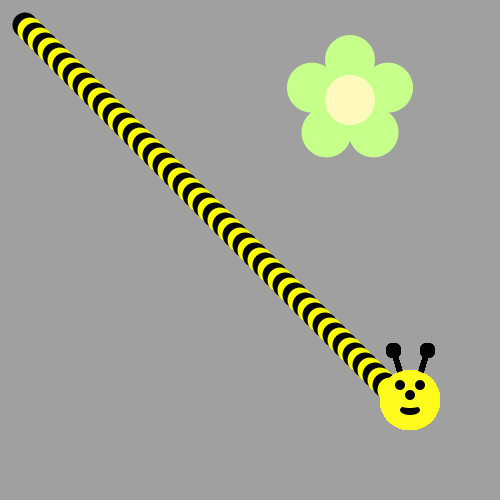
Frame 1 (no input)
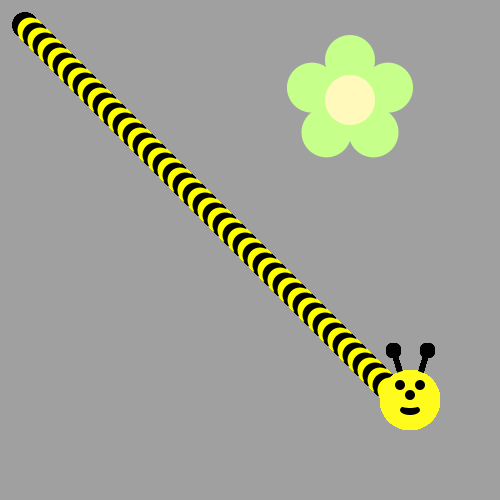
Frame 60 (the mouse pressed at the canvas centre just before this capture)
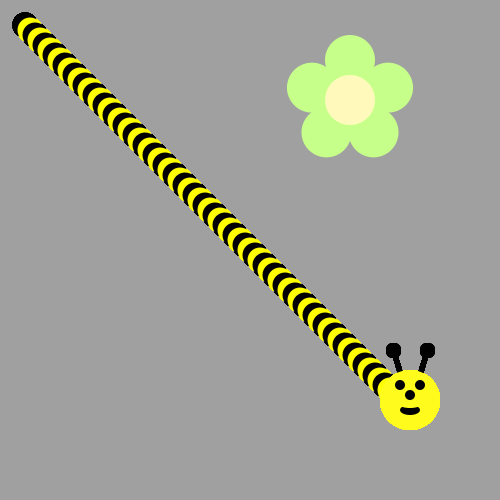
Frame 120 (the mouse held since frame 60 and released just before this capture)

The Processing sketch that drew these frames (run headless with seeded random() and noise(); from frame 60 on, the mouse is pressed at the canvas centre):

// Processing sketch: bumble_bee
// ── bumble_bee.pde

void setup() {
     ellipseMode(CENTER);
     size(500, 500);
     background(160, 160, 160);
     drawFlower(350, 100);
}

void draw() {
  int w = 25;
  
  for ( int i = 1; i <= 79 ; i ++) {
    
    if (i % 2 ==0) {
      fill(#FFFF00);

    }
    else {
      fill(#000000) ; 
    }
    circle(w,w,25);
    w = w + 5 ;
  
  drawBeeFace(410,400);
// First run the program and you should see a flower.  
  
  
/* Then, use a loop to make a body for the Bee! 

(see the image on the recipe, it's a diagonal line of circles)
Use remainder to make the colors alternate between yellow and black
*/



/*
Now put his head on using drawBeeFace(x,y)
*/

}
}
/**************   Use these methods but  DON'T CHANGE THE CODE BELOW  **************/

void drawFlower(int x, int y) {
     noStroke();
     translate(x, y);
     // draw 5 petals, rotating after each one
     fill(#c6ff89);      // green
      for (int i = 0; i < 5; i++) {
           ellipse(0, -40, 50, 50);
          rotate(radians(72));
     }
     fill(#fff9bb); // light yellow
     ellipse(0, 0, 50, 50);
} 
void drawBeeFace(int BeeFaceX, int BeeFaceY) {
     noStroke();
     fill(0, 0, 0);
     stroke(1);
     strokeWeight(5);
     line(BeeFaceX-10, BeeFaceY-27, BeeFaceX-17, BeeFaceY-50);
     line(BeeFaceX+10, BeeFaceY-27, BeeFaceX+17, BeeFaceY-50);
     ellipse(BeeFaceX-17, BeeFaceY-50, 10, 10);
     ellipse(BeeFaceX+17, BeeFaceY-50, 10, 10);
     noStroke();
     fill(255, 251, 28);
     ellipse(BeeFaceX, BeeFaceY, 60, 60); // face
     fill(255, 237, 209);
     fill(0,0,0);
      ellipse(BeeFaceX-10, BeeFaceY-15, 10, 10); // eyes
     ellipse(BeeFaceX+10, BeeFaceY-15, 10, 10);
      ellipse(BeeFaceX, BeeFaceY-5, 10, 10); // nose
      ellipse(BeeFaceX, BeeFaceY+10, 20, 10);// mouth
     fill(255, 251, 28);
     ellipse(BeeFaceX, BeeFaceY+5, 20, 6);
}
